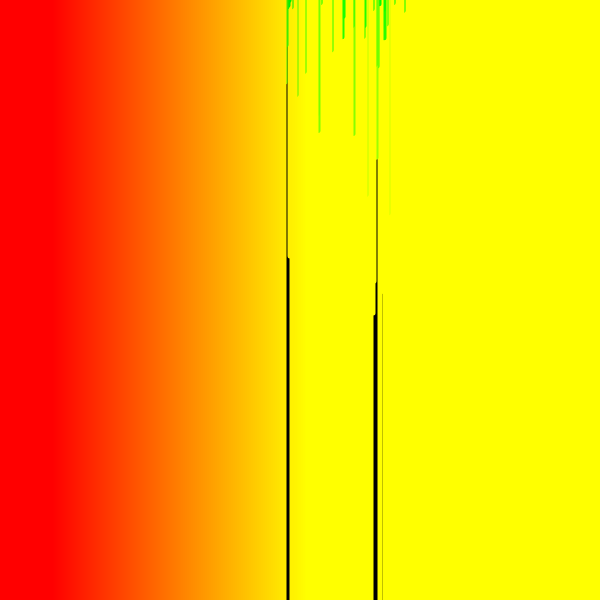
Frame 1 (no input)
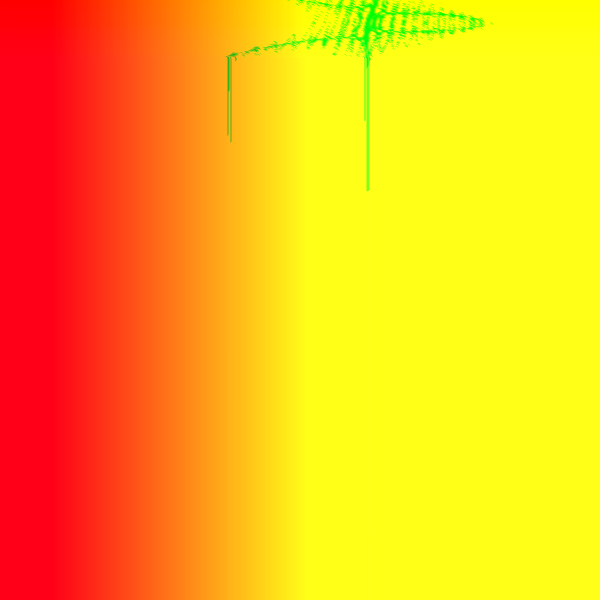
Frame 60 (no input)
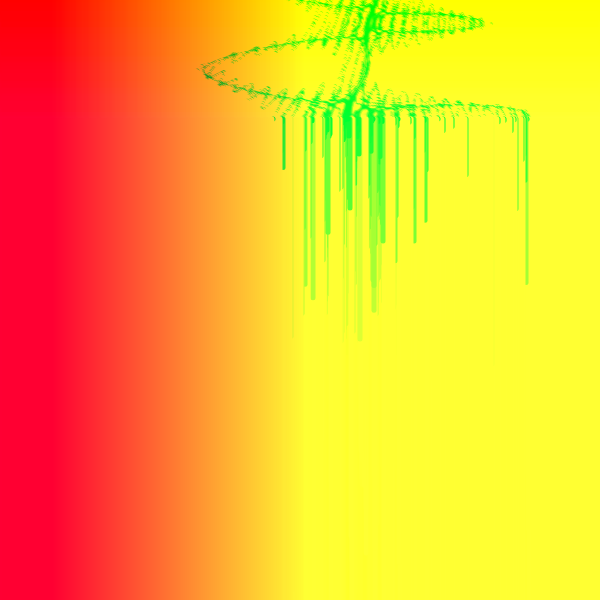
Frame 120 (the mouse pressed at the canvas centre since frame 60)

The p5.js sketch that drew these frames (run headless with seeded random() and noise() and a simulated clock; from frame 60 on, the mouse is pressed at the canvas centre):

// p5.js sketch
// ── sketch.js
//Inspo from

var y = 0;
var h, q;

var shift, shift2, shift3;

function setup() {
  w = 600;
  var canvas;
    if(windowWidth>=600 && windowHeight >=600){
      canvas = createCanvas(600, 600);
    }
    else{
      canvas = createCanvas(windowWidth, windowHeight - 100);
    }

  var x = (windowWidth - width) / 2;
  var y = (windowHeight - height) / 2;

  canvas.position(x, y);
  background(0);
  noStroke();
  strokeWeight(5)
  h=width/2;q=width/4
  shift = random(1, 14);
  shift2 = random(1, 5);
  shift3 = random(0, 5);
}

function draw(){
  if(y<w)for(x=w;x--;line(x,y,x,y+l))

  stroke(l=f((x-h)/q,(y-h)/q), x-50, map(y, 0, 600, 0, 255))
  y++
}

f=(x,y,n=4)=>n?f(cos(shift2*x)-cos(shift*y),x*x-y*y-shift3*x*y,n-1):(x-y)**2*10
